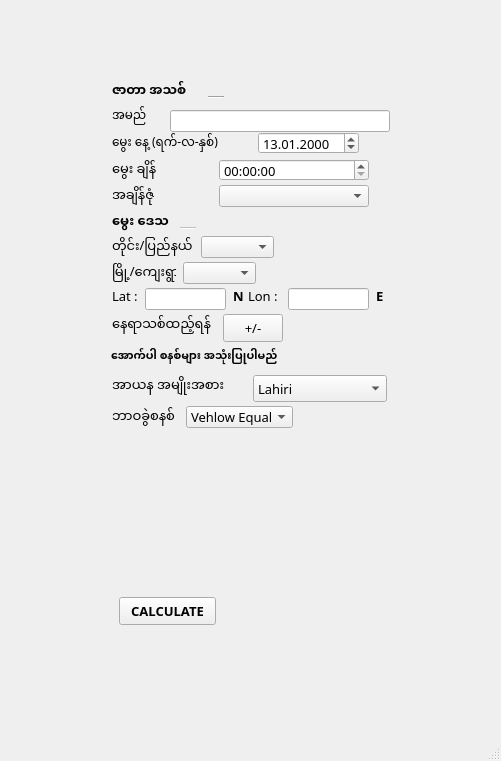
<?xml version="1.0" encoding="UTF-8"?>
<ui version="4.0">
 <class>MainWindow</class>
 <widget class="QMainWindow" name="MainWindow">
  <property name="geometry">
   <rect>
    <x>0</x>
    <y>0</y>
    <width>501</width>
    <height>761</height>
   </rect>
  </property>
  <property name="font">
   <font>
    <family>Pyidaungsu</family>
    <pointsize>10</pointsize>
   </font>
  </property>
  <property name="windowTitle">
   <string>MainWindow</string>
  </property>
  <widget class="QWidget" name="centralwidget">
   <widget class="QPushButton" name="btnCalculate">
    <property name="geometry">
     <rect>
      <x>119</x>
      <y>597</y>
      <width>97</width>
      <height>28</height>
     </rect>
    </property>
    <property name="font">
     <font>
      <weight>75</weight>
      <bold>true</bold>
     </font>
    </property>
    <property name="text">
     <string>  CALCULATE  </string>
    </property>
   </widget>
   <widget class="QComboBox" name="cboHouseSys">
    <property name="geometry">
     <rect>
      <x>186</x>
      <y>406</y>
      <width>107</width>
      <height>22</height>
     </rect>
    </property>
    <property name="currentIndex">
     <number>1</number>
    </property>
    <item>
     <property name="text">
      <string>Whole Sign</string>
     </property>
    </item>
    <item>
     <property name="text">
      <string>Vehlow Equal</string>
     </property>
    </item>
    <item>
     <property name="text">
      <string>Equal</string>
     </property>
    </item>
    <item>
     <property name="text">
      <string>Placidus</string>
     </property>
    </item>
    <item>
     <property name="text">
      <string>Sripati</string>
     </property>
    </item>
    <item>
     <property name="text">
      <string>Porphyry</string>
     </property>
    </item>
   </widget>
   <widget class="QPushButton" name="btnEditPlace">
    <property name="geometry">
     <rect>
      <x>223</x>
      <y>314</y>
      <width>60</width>
      <height>28</height>
     </rect>
    </property>
    <property name="maximumSize">
     <size>
      <width>60</width>
      <height>16777215</height>
     </size>
    </property>
    <property name="text">
     <string>+/-</string>
    </property>
   </widget>
   <widget class="QLineEdit" name="txtName">
    <property name="enabled">
     <bool>true</bool>
    </property>
    <property name="geometry">
     <rect>
      <x>170</x>
      <y>110</y>
      <width>220</width>
      <height>22</height>
     </rect>
    </property>
    <property name="minimumSize">
     <size>
      <width>220</width>
      <height>0</height>
     </size>
    </property>
    <property name="maximumSize">
     <size>
      <width>220</width>
      <height>16777215</height>
     </size>
    </property>
    <property name="tabletTracking">
     <bool>false</bool>
    </property>
   </widget>
   <widget class="QLabel" name="lblE">
    <property name="geometry">
     <rect>
      <x>376</x>
      <y>288</y>
      <width>16</width>
      <height>16</height>
     </rect>
    </property>
    <property name="font">
     <font>
      <weight>75</weight>
      <bold>true</bold>
     </font>
    </property>
    <property name="text">
     <string>E </string>
    </property>
   </widget>
   <widget class="QDateEdit" name="cboDate">
    <property name="enabled">
     <bool>true</bool>
    </property>
    <property name="geometry">
     <rect>
      <x>258</x>
      <y>132</y>
      <width>101</width>
      <height>22</height>
     </rect>
    </property>
    <property name="displayFormat">
     <string>dd.MM.yyyy</string>
    </property>
    <property name="date">
     <date>
      <year>2000</year>
      <month>1</month>
      <day>13</day>
     </date>
    </property>
   </widget>
   <widget class="QLabel" name="label_14">
    <property name="geometry">
     <rect>
      <x>112</x>
      <y>406</y>
      <width>67</width>
      <height>21</height>
     </rect>
    </property>
    <property name="text">
     <string>ဘာဝခွဲစနစ်</string>
    </property>
   </widget>
   <widget class="QLabel" name="lblTimeZone">
    <property name="geometry">
     <rect>
      <x>112</x>
      <y>185</y>
      <width>100</width>
      <height>21</height>
     </rect>
    </property>
    <property name="minimumSize">
     <size>
      <width>100</width>
      <height>0</height>
     </size>
    </property>
    <property name="maximumSize">
     <size>
      <width>160</width>
      <height>16777215</height>
     </size>
    </property>
    <property name="text">
     <string>အချိန်ဇုံ</string>
    </property>
    <property name="alignment">
     <set>Qt::AlignLeading|Qt::AlignLeft|Qt::AlignVCenter</set>
    </property>
   </widget>
   <widget class="QLabel" name="label_5">
    <property name="geometry">
     <rect>
      <x>112</x>
      <y>211</y>
      <width>61</width>
      <height>21</height>
     </rect>
    </property>
    <property name="maximumSize">
     <size>
      <width>75</width>
      <height>16777215</height>
     </size>
    </property>
    <property name="font">
     <font>
      <weight>75</weight>
      <bold>true</bold>
     </font>
    </property>
    <property name="text">
     <string>မွေး ဒေသ</string>
    </property>
   </widget>
   <widget class="QComboBox" name="cboState">
    <property name="enabled">
     <bool>true</bool>
    </property>
    <property name="geometry">
     <rect>
      <x>201</x>
      <y>236</y>
      <width>73</width>
      <height>22</height>
     </rect>
    </property>
   </widget>
   <widget class="Line" name="line">
    <property name="geometry">
     <rect>
      <x>208</x>
      <y>89</y>
      <width>16</width>
      <height>16</height>
     </rect>
    </property>
    <property name="orientation">
     <enum>Qt::Horizontal</enum>
    </property>
   </widget>
   <widget class="QLabel" name="label_13">
    <property name="geometry">
     <rect>
      <x>112</x>
      <y>375</y>
      <width>176</width>
      <height>21</height>
     </rect>
    </property>
    <property name="minimumSize">
     <size>
      <width>176</width>
      <height>0</height>
     </size>
    </property>
    <property name="maximumSize">
     <size>
      <width>176</width>
      <height>16777215</height>
     </size>
    </property>
    <property name="text">
     <string>အာယန အမျိုးအစား</string>
    </property>
   </widget>
   <widget class="QLabel" name="label_15">
    <property name="geometry">
     <rect>
      <x>111</x>
      <y>345</y>
      <width>174</width>
      <height>22</height>
     </rect>
    </property>
    <property name="font">
     <font>
      <family>Pyidaungsu</family>
      <pointsize>8</pointsize>
      <weight>75</weight>
      <bold>true</bold>
     </font>
    </property>
    <property name="text">
     <string>အောက်ပါ စနစ်များ အသုံးပြုပါမည်</string>
    </property>
   </widget>
   <widget class="QLabel" name="label_7">
    <property name="enabled">
     <bool>true</bool>
    </property>
    <property name="geometry">
     <rect>
      <x>112</x>
      <y>262</y>
      <width>64</width>
      <height>21</height>
     </rect>
    </property>
    <property name="text">
     <string>မြို့/ကျေးရွာ</string>
    </property>
   </widget>
   <widget class="QComboBox" name="cboTimezone">
    <property name="geometry">
     <rect>
      <x>219</x>
      <y>185</y>
      <width>150</width>
      <height>22</height>
     </rect>
    </property>
    <property name="sizePolicy">
     <sizepolicy hsizetype="Maximum" vsizetype="Fixed">
      <horstretch>0</horstretch>
      <verstretch>0</verstretch>
     </sizepolicy>
    </property>
    <property name="minimumSize">
     <size>
      <width>150</width>
      <height>0</height>
     </size>
    </property>
    <property name="maximumSize">
     <size>
      <width>150</width>
      <height>16777215</height>
     </size>
    </property>
   </widget>
   <widget class="QLabel" name="label_12">
    <property name="enabled">
     <bool>true</bool>
    </property>
    <property name="geometry">
     <rect>
      <x>112</x>
      <y>314</y>
      <width>104</width>
      <height>21</height>
     </rect>
    </property>
    <property name="sizePolicy">
     <sizepolicy hsizetype="Preferred" vsizetype="Preferred">
      <horstretch>0</horstretch>
      <verstretch>0</verstretch>
     </sizepolicy>
    </property>
    <property name="text">
     <string>နေရာသစ်ထည့်ရန်</string>
    </property>
   </widget>
   <widget class="QLineEdit" name="txtLon">
    <property name="geometry">
     <rect>
      <x>288</x>
      <y>288</y>
      <width>81</width>
      <height>22</height>
     </rect>
    </property>
    <property name="maxLength">
     <number>10</number>
    </property>
   </widget>
   <widget class="QLabel" name="label_8">
    <property name="geometry">
     <rect>
      <x>112</x>
      <y>288</y>
      <width>26</width>
      <height>16</height>
     </rect>
    </property>
    <property name="text">
     <string>Lat :</string>
    </property>
   </widget>
   <widget class="QLabel" name="label">
    <property name="enabled">
     <bool>true</bool>
    </property>
    <property name="geometry">
     <rect>
      <x>112</x>
      <y>80</y>
      <width>100</width>
      <height>21</height>
     </rect>
    </property>
    <property name="maximumSize">
     <size>
      <width>100</width>
      <height>16777215</height>
     </size>
    </property>
    <property name="font">
     <font>
      <weight>75</weight>
      <bold>true</bold>
     </font>
    </property>
    <property name="text">
     <string>ဇာတာ အသစ်</string>
    </property>
   </widget>
   <widget class="QLabel" name="label_9">
    <property name="geometry">
     <rect>
      <x>248</x>
      <y>288</y>
      <width>33</width>
      <height>16</height>
     </rect>
    </property>
    <property name="text">
     <string>Lon : </string>
    </property>
   </widget>
   <widget class="QLineEdit" name="txtLat">
    <property name="geometry">
     <rect>
      <x>145</x>
      <y>288</y>
      <width>81</width>
      <height>22</height>
     </rect>
    </property>
    <property name="maxLength">
     <number>10</number>
    </property>
   </widget>
   <widget class="QTimeEdit" name="cboTime">
    <property name="geometry">
     <rect>
      <x>219</x>
      <y>159</y>
      <width>150</width>
      <height>22</height>
     </rect>
    </property>
    <property name="minimumSize">
     <size>
      <width>150</width>
      <height>0</height>
     </size>
    </property>
    <property name="maximumSize">
     <size>
      <width>150</width>
      <height>16777215</height>
     </size>
    </property>
   </widget>
   <widget class="QComboBox" name="cboCity">
    <property name="enabled">
     <bool>true</bool>
    </property>
    <property name="geometry">
     <rect>
      <x>183</x>
      <y>262</y>
      <width>73</width>
      <height>22</height>
     </rect>
    </property>
   </widget>
   <widget class="QLabel" name="label_6">
    <property name="geometry">
     <rect>
      <x>112</x>
      <y>236</y>
      <width>82</width>
      <height>21</height>
     </rect>
    </property>
    <property name="text">
     <string>တိုင်း/ပြည်နယ်</string>
    </property>
   </widget>
   <widget class="QLabel" name="label_2">
    <property name="enabled">
     <bool>true</bool>
    </property>
    <property name="geometry">
     <rect>
      <x>112</x>
      <y>105</y>
      <width>60</width>
      <height>23</height>
     </rect>
    </property>
    <property name="minimumSize">
     <size>
      <width>60</width>
      <height>0</height>
     </size>
    </property>
    <property name="maximumSize">
     <size>
      <width>60</width>
      <height>16777215</height>
     </size>
    </property>
    <property name="baseSize">
     <size>
      <width>75</width>
      <height>0</height>
     </size>
    </property>
    <property name="font">
     <font>
      <pointsize>9</pointsize>
     </font>
    </property>
    <property name="text">
     <string>အမည်</string>
    </property>
   </widget>
   <widget class="QLabel" name="lblN">
    <property name="enabled">
     <bool>true</bool>
    </property>
    <property name="geometry">
     <rect>
      <x>233</x>
      <y>288</y>
      <width>16</width>
      <height>16</height>
     </rect>
    </property>
    <property name="font">
     <font>
      <weight>75</weight>
      <bold>true</bold>
     </font>
    </property>
    <property name="text">
     <string>N</string>
    </property>
   </widget>
   <widget class="QLabel" name="label_4">
    <property name="enabled">
     <bool>true</bool>
    </property>
    <property name="geometry">
     <rect>
      <x>112</x>
      <y>159</y>
      <width>100</width>
      <height>21</height>
     </rect>
    </property>
    <property name="minimumSize">
     <size>
      <width>100</width>
      <height>0</height>
     </size>
    </property>
    <property name="maximumSize">
     <size>
      <width>100</width>
      <height>16777215</height>
     </size>
    </property>
    <property name="text">
     <string>မွေး ချိန်</string>
    </property>
   </widget>
   <widget class="QLabel" name="label_3">
    <property name="geometry">
     <rect>
      <x>112</x>
      <y>132</y>
      <width>139</width>
      <height>23</height>
     </rect>
    </property>
    <property name="maximumSize">
     <size>
      <width>160</width>
      <height>16777215</height>
     </size>
    </property>
    <property name="font">
     <font>
      <pointsize>9</pointsize>
     </font>
    </property>
    <property name="text">
     <string>မွေး နေ့ (ရက်-လ-နှစ်)</string>
    </property>
   </widget>
   <widget class="QComboBox" name="cboAyana">
    <property name="geometry">
     <rect>
      <x>253</x>
      <y>375</y>
      <width>134</width>
      <height>27</height>
     </rect>
    </property>
    <property name="minimumSize">
     <size>
      <width>0</width>
      <height>0</height>
     </size>
    </property>
    <property name="maximumSize">
     <size>
      <width>213</width>
      <height>16777215</height>
     </size>
    </property>
    <property name="font">
     <font>
      <pointsize>10</pointsize>
     </font>
    </property>
    <property name="styleSheet">
     <string notr="true"/>
    </property>
    <property name="currentIndex">
     <number>0</number>
    </property>
    <property name="duplicatesEnabled">
     <bool>false</bool>
    </property>
    <item>
     <property name="text">
      <string>Lahiri</string>
     </property>
    </item>
    <item>
     <property name="text">
      <string>Krishnamurti</string>
     </property>
    </item>
    <item>
     <property name="text">
      <string>Raman</string>
     </property>
    </item>
    <item>
     <property name="text">
      <string>Fagan/Bradley</string>
     </property>
    </item>
    <item>
     <property name="text">
      <string>Yukteshwar</string>
     </property>
    </item>
    <item>
     <property name="text">
      <string>J2000</string>
     </property>
    </item>
    <item>
     <property name="text">
      <string>Suryasiddhanta</string>
     </property>
    </item>
    <item>
     <property name="text">
      <string>True Citra / True Revati</string>
     </property>
    </item>
    <item>
     <property name="text">
      <string>Galactic Center / Dhruva</string>
     </property>
    </item>
   </widget>
   <widget class="Line" name="line_2">
    <property name="enabled">
     <bool>false</bool>
    </property>
    <property name="geometry">
     <rect>
      <x>180</x>
      <y>220</y>
      <width>16</width>
      <height>16</height>
     </rect>
    </property>
    <property name="orientation">
     <enum>Qt::Horizontal</enum>
    </property>
   </widget>
  </widget>
  <widget class="QMenuBar" name="menubar">
   <property name="geometry">
    <rect>
     <x>0</x>
     <y>0</y>
     <width>501</width>
     <height>36</height>
    </rect>
   </property>
  </widget>
  <widget class="QStatusBar" name="statusbar"/>
 </widget>
 <resources/>
 <connections/>
</ui>
